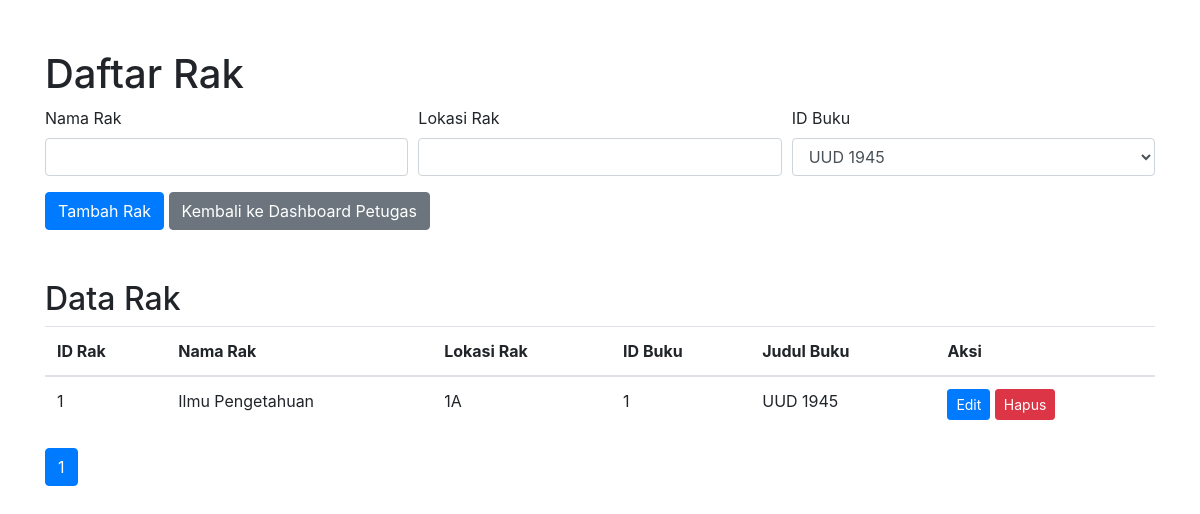
The app's page /daftar_rak.php (signed in) with its own data.
### tables this page shows
CREATE TABLE IF NOT EXISTS `rak` (
  `id_rak` int(11) NOT NULL AUTO_INCREMENT,
  `nama_rak` varchar(50) NOT NULL,
  `lokasi_rak` varchar(50) NOT NULL,
  `id_buku` int(11) NOT NULL,
  PRIMARY KEY (`id_rak`),
  KEY `id_buku` (`id_buku`),
  CONSTRAINT `FK_rak_buku` FOREIGN KEY (`id_buku`) REFERENCES `buku` (`id_buku`)
);

CREATE TABLE IF NOT EXISTS `buku` (
  `id_buku` int(11) NOT NULL AUTO_INCREMENT,
  `kode_buku` char(5) NOT NULL,
  `judul_buku` varchar(50) NOT NULL,
  `penulis_buku` varchar(50) NOT NULL,
  `penerbit_buku` varchar(50) NOT NULL,
  `tahun_penerbit` char(4) NOT NULL,
  `stok` int(11) NOT NULL,
  PRIMARY KEY (`id_buku`,`kode_buku`)
);

### daftar_rak.php (the view, shortened to what this page needs)
<?php
require_once 'conn.php';
function getJudulBuku($conn, $idBuku)
{
    $query = "SELECT judul_buku FROM buku WHERE id_buku = $idBuku";
    $result = mysqli_query($conn, $query);
    if ($result && mysqli_num_rows($result) > 0) {
        $row = mysqli_fetch_assoc($result);
        return $row['judul_buku'];
    }
    return '';
}
$dataPerPage = 4;
$currentPage = isset($_GET['page']) ? intval($_GET['page']) : 1;
$offset = ($currentPage - 1) * $dataPerPage;
$queryBuku = "SELECT id_buku, judul_buku FROM buku LIMIT $offset, $dataPerPage";
$resultBuku = mysqli_query($conn, $queryBuku);
$queryTotalData = "SELECT COUNT(*) AS total_data FROM rak";
$resultTotalData = mysqli_query($conn, $queryTotalData);
$rowTotalData = mysqli_fetch_assoc($resultTotalData);
$totalData = $rowTotalData['total_data'];
$totalPages = ceil($totalData / $dataPerPage);
if ($resultBuku && mysqli_num_rows($resultBuku) > 0) {
    $bukuRows = mysqli_fetch_all($resultBuku, MYSQLI_ASSOC);
} else {
    $bukuRows = [];
}
$querypagination = "SELECT * FROM rak LIMIT $offset, $dataPerPage";;
$result = mysqli_query($conn, $querypagination);
if ($result && mysqli_num_rows($result) > 0) {
    $rakRows = mysqli_fetch_all($result, MYSQLI_ASSOC);
} else {
    $rakRows = [];
}
?>
<!DOCTYPE html>
<html>
<head>
    <link rel="stylesheet" href="https://maxcdn.bootstrapcdn.com/bootstrap/4.0.0/css/bootstrap.min.css">
</head>
<body>
<div class="container">
    <h1>Daftar Rak</h1>
    <form method="POST" id="addForm">
        <div class="form-row">
            <div class="form-group col-md-4">
                <label for="nama_rak">Nama Rak</label>
                <input type="text" class="form-control" id="nama_rak" name="nama_rak" required>
            </div>
            <div class="form-group col-md-4">
                <label for="lokasi_rak">Lokasi Rak</label>
                <input type="text" class="form-control" id="lokasi_rak" name="lokasi_rak" required>
            </div>
            <div class="form-group col-md-4">
                <label for="id_buku">ID Buku</label>
                <select class="form-control" id="id_buku" name="id_buku" required>
                    <?php foreach ($bukuRows as $buku) { ?>
                        <option value="<?php echo $buku['id_buku']; ?>"><?php echo $buku['judul_buku']; ?></option>
                    <?php } ?>
                </select>
            </div>
        </div>
        <button type="submit" class="btn btn-primary">Tambah Rak</button>
        <a href="dashboard_petugas.php" class="btn btn-secondary">Kembali ke Dashboard Petugas</a>
    </form>
    <h2>Data Rak</h2>
    <table class="table">
        <thead>
        <tr>
            <th>ID Rak</th>
            <th>Nama Rak</th>
            <th>Lokasi Rak</th>
            <th>ID Buku</th>
            <th>Judul Buku</th>
            <th>Aksi</th>
        </tr>
        </thead>
        <tbody>
        <?php foreach ($rakRows as $rak) { ?>
            <tr>
                <td><?php echo $rak['id_rak']; ?></td>
                <td><?php echo $rak['nama_rak']; ?></td>
                <td><?php echo $rak['lokasi_rak']; ?></td>
                <td><?php echo $rak['id_buku']; ?></td>
                <td><?php echo getJudulBuku($conn, $rak['id_buku']); ?></td>
                <td>
                    <button type="button" class="btn btn-sm btn-primary" data-toggle="modal"
                            data-target="#editModal<?php echo $rak['id_rak']; ?>">Edit
                    </button>
                    <button type="button" class="btn btn-sm btn-danger" data-toggle="modal"
                            data-target="#deleteModal<?php echo $rak['id_rak']; ?>">Hapus
                    </button>
                </td>
            </tr>
        <?php } ?>
        </tbody>
    </table>
    <nav aria-label="Halaman">
        <ul class="pagination ">
            <?php for ($i = 1; $i <= $totalPages; $i++) { ?>
                <li class="page-item <?php if ($i === $currentPage) echo 'active'; ?>">
                    <a class="page-link" href="daftar_rak.php?page=<?php echo $i; ?>"><?php echo $i; ?></a>
                </li>
            <?php } ?>
        </ul>
    </nav>
</div>
</body>
</html>

### daftar_rak.php (style rules this page uses)
.container { margin-top: 50px; }
h2 { margin-top: 50px; }

### records on screen
rak: id_rak "1", nama_rak "Ilmu Pengetahuan", lokasi_rak "1A", id_buku "1", id_buku.judul_buku "UUD 1945"

### other values on screen
form field id_buku "UUD 1945"
